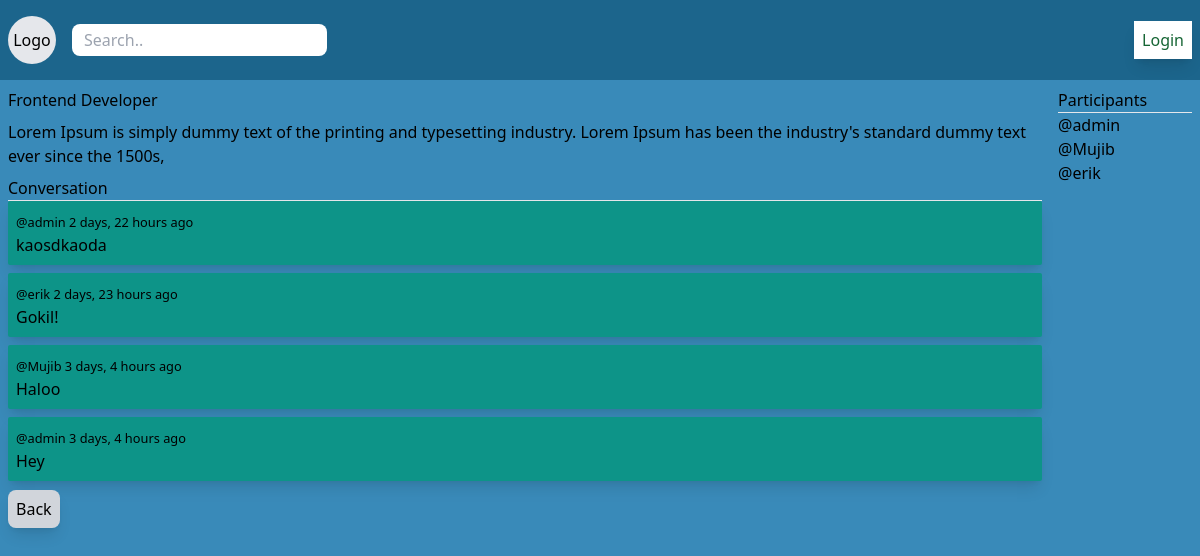
The page /room/1/ on the database its author committed.
### base/models.py (models this page shows, shortened)
class Room(models.Model):
    host = models.ForeignKey(User, on_delete=models.SET_NULL, null=True)
    topic = models.ForeignKey(Topic, on_delete=models.SET_NULL, null=True)
    name = models.CharField(max_length=200)
    description = models.TextField(null=True, blank=True)
    participants = models.ManyToManyField(User, related_name='participants', blank=True)
    updated = models.DateTimeField(auto_now=True)
    created = models.DateTimeField(auto_now_add=True)

class Message(models.Model):
    user = models.ForeignKey(User, on_delete=models.CASCADE)
    room = models.ForeignKey(Room, on_delete=models.CASCADE)
    body = models.TextField()
    updated = models.DateTimeField(auto_now=True)
    created = models.DateTimeField(auto_now_add=True)

### base/views.py (the view, shortened to what this page needs)
# urls.py: path('room/<str:pk>/', views.room, name='room'),
def room(request, pk):
    room = Room.objects.get(id=pk)
    room_messages = room.message_set.all().order_by('-created')
    participants = room.participants.all()
    context = {'room': room, 'room_messages': room_messages, 'participants': participants}
    return render(request, 'base/room.html', context)

### base/templates/base/room.html (shortened to what this page needs)
{% extends 'main.html' %} {% block content %}
<div class="grid grid-cols-8 gap-4">
  <div class="col-span-7">
    <div class="mb-2">{{room.name}}</div>
    <div class="mb-2">
      <p>{{room.description}}</p>
    </div>
    <div class="mb-4">
      <p>Conversation</p>
      {% for message in room_messages %}
      <div class="mb-2 bg-teal-600 rounded-sm shadow-lg p-2">
        <small>@{{message.user}} {{message.created|timesince}} ago</small>
        <p>{{message.body}}</p>
      </div>
      {% endfor %}
    </div>
    <div>
      <a href="/" class="bg-gray-300 p-2 shadow-lg hover:bg-gray-400 rounded-lg"
        >Back</a
      >
    </div>
  </div>
  <div>
    <p>Participants</p>
    <hr>
    {% for user in participants %}
    <div>
      <p>@{{user.username}}</p>
    </div>
    {% endfor %}
  </div>
</div>
{% endblock %}

### rows shown on the page
Room: name "Frontend Developer", description "Lorem Ipsum is simply dummy text of the printing and typesetting industry. Lorem Ipsum has been the industry's standard dummy text ever since the 1500s,"
Message: user "admin", created "2 days, 22 hours", body "kaosdkaoda"
Message: user "erik", created "2 days, 23 hours", body "Gokil!"
Message: user "Mujib", created "3 days, 4 hours", body "Haloo"
Message: user "admin", created "3 days, 4 hours", body "Hey"

### other values the page prints
{{ user.username }} "admin"
{{ user.username }} "Mujib"
{{ user.username }} "erik"
